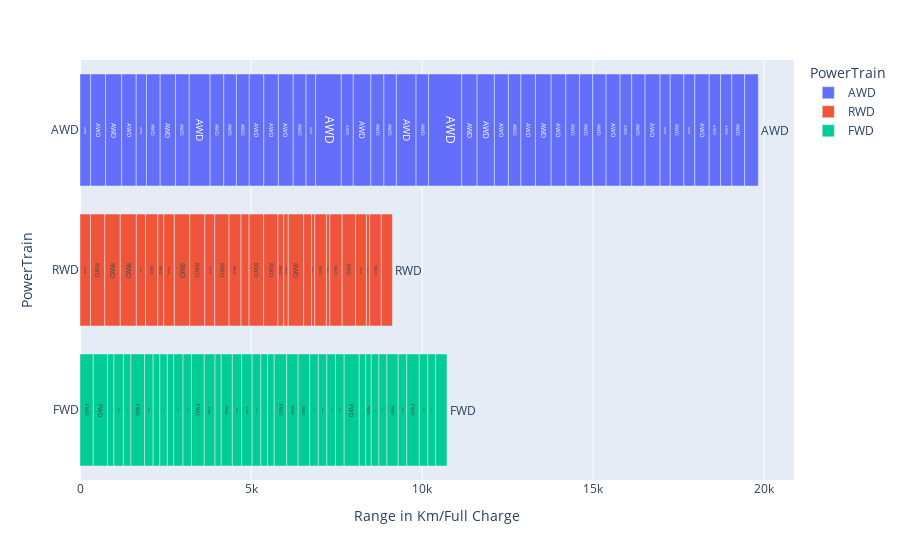

This figure's notebook cell:
### Code cell
fig = px.bar(df1,x = 'Range in Km/Full Charge',y = 'PowerTrain',color = 'PowerTrain',text='PowerTrain')
pio.show(fig)

### Figure 1 — Plotly figure (JSON) as saved in the notebook; plotly's stock layout.template omitted (floating-point values rounded to 4 significant figures)
{"data": [{"alignmentgroup": "True", "hovertemplate": "PowerTrain=%{text}<br>Range in Km/Full Charge=%{x}<extra></extra>", "legendgroup": "AWD", "marker": {"color": "#636efa", "pattern": {"shape": ""}}, "name": "AWD", "offsetgroup": "AWD", "orientation": "h", "showlegend": true, "text": ["AWD", "AWD", "AWD", "AWD", "AWD", "AWD", "AWD", "AWD", "AWD", "AWD", "AWD", "AWD", "AWD", "AWD", "AWD", "AWD", "AWD", "AWD", "AWD", "AWD", "AWD", "AWD", "AWD", "AWD", "AWD", "AWD", "AWD", "AWD", "AWD", "AWD", "AWD", "AWD", "AWD", "AWD", "AWD", "AWD", "AWD", "AWD", "AWD", "AWD", "AWD", "AWD", "AWD", "AWD", "AWD", "AWD", "AWD"], "textposition": "auto", "type": "bar", "x": [312, 437, 470, 425, 300, 400, 450, 400, 610, 400, 370, 375, 425, 425, 435, 375, 280, 750, 350, 515, 380, 365, 575, 365, 970, 450, 505, 410, 365, 425, 460, 430, 400, 385, 390, 410, 340, 390, 440, 295, 400, 320, 420, 335, 325, 375, 400], "xaxis": "x", "y": ["AWD", "AWD", "AWD", "AWD", "AWD", "AWD", "AWD", "AWD", "AWD", "AWD", "AWD", "AWD", "AWD", "AWD", "AWD", "AWD", "AWD", "AWD", "AWD", "AWD", "AWD", "AWD", "AWD", "AWD", "AWD", "AWD", "AWD", "AWD", "AWD", "AWD", "AWD", "AWD", "AWD", "AWD", "AWD", "AWD", "AWD", "AWD", "AWD", "AWD", "AWD", "AWD", "AWD", "AWD", "AWD", "AWD", "AWD"], "yaxis": "y"}, {"alignmentgroup": "True", "hovertemplate": "PowerTrain=%{text}<br>Range in Km/Full Charge=%{x}<extra></extra>", "legendgroup": "RWD", "marker": {"color": "#EF553B", "pattern": {"shape": ""}}, "name": "RWD", "offsetgroup": "RWD", "orientation": "h", "showlegend": true, "text": ["RWD", "RWD", "RWD", "RWD", "RWD", "RWD", "RWD", "RWD", "RWD", "RWD", "RWD", "RWD", "RWD", "RWD", "RWD", "RWD", "RWD", "RWD", "RWD", "RWD", "RWD", "RWD", "RWD", "RWD", "RWD", "RWD", "RWD", "RWD", "RWD"], "textposition": "auto", "type": "bar", "x": [306, 419, 452, 471, 270, 360, 170, 310, 450, 440, 290, 420, 350, 235, 425, 420, 170, 130, 450, 230, 95, 340, 100, 360, 390, 320, 95, 340, 325], "xaxis": "x", "y": ["RWD", "RWD", "RWD", "RWD", "RWD", "RWD", "RWD", "RWD", "RWD", "RWD", "RWD", "RWD", "RWD", "RWD", "RWD", "RWD", "RWD", "RWD", "RWD", "RWD", "RWD", "RWD", "RWD", "RWD", "RWD", "RWD", "RWD", "RWD", "RWD"], "yaxis": "y"}, {"alignmentgroup": "True", "hovertemplate": "PowerTrain=%{text}<br>Range in Km/Full Charge=%{x}<extra></extra>", "legendgroup": "FWD", "marker": {"color": "#00cc96", "pattern": {"shape": ""}}, "name": "FWD", "offsetgroup": "FWD", "orientation": "h", "showlegend": true, "text": ["FWD", "FWD", "FWD", "FWD", "FWD", "FWD", "FWD", "FWD", "FWD", "FWD", "FWD", "FWD", "FWD", "FWD", "FWD", "FWD", "FWD", "FWD", "FWD", "FWD", "FWD", "FWD", "FWD", "FWD", "FWD", "FWD", "FWD", "FWD", "FWD", "FWD", "FWD", "FWD", "FWD", "FWD", "FWD", "FWD", "FWD", "FWD", "FWD"], "textposition": "auto", "type": "bar", "x": [388, 415, 190, 275, 220, 400, 250, 195, 220, 185, 275, 250, 370, 315, 180, 325, 270, 310, 255, 195, 195, 365, 335, 335, 255, 250, 250, 255, 440, 190, 160, 225, 235, 330, 250, 365, 250, 230, 330], "xaxis": "x", "y": ["FWD", "FWD", "FWD", "FWD", "FWD", "FWD", "FWD", "FWD", "FWD", "FWD", "FWD", "FWD", "FWD", "FWD", "FWD", "FWD", "FWD", "FWD", "FWD", "FWD", "FWD", "FWD", "FWD", "FWD", "FWD", "FWD", "FWD", "FWD", "FWD", "FWD", "FWD", "FWD", "FWD", "FWD", "FWD", "FWD", "FWD", "FWD", "FWD"], "yaxis": "y"}], "layout": {"barmode": "relative", "legend": {"title": {"text": "PowerTrain"}, "tracegroupgap": 0}, "margin": {"t": 60}, "xaxis": {"anchor": "y", "domain": [0, 1], "title": {"text": "Range in Km/Full Charge"}}, "yaxis": {"anchor": "x", "categoryarray": ["FWD", "RWD", "AWD"], "categoryorder": "array", "domain": [0, 1], "title": {"text": "PowerTrain"}}}}
